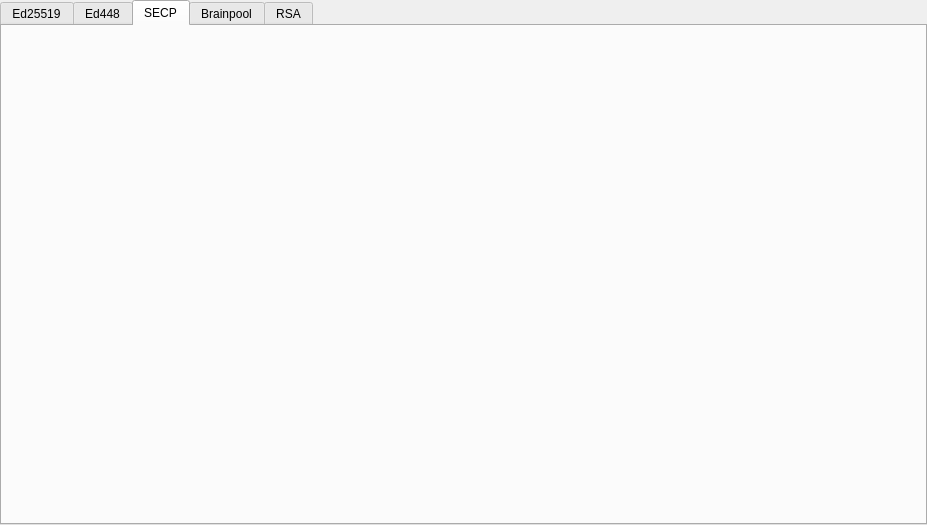
<?xml version="1.0" encoding="UTF-8"?>
<ui version="4.0">
 <class>UiDigitalSignatures</class>
 <widget class="QWidget" name="UiDigitalSignatures">
  <property name="geometry">
   <rect>
    <x>0</x>
    <y>0</y>
    <width>927</width>
    <height>525</height>
   </rect>
  </property>
  <property name="windowTitle">
   <string>DigitalSignatures</string>
  </property>
  <layout class="QGridLayout" name="gridLayout">
   <property name="leftMargin">
    <number>0</number>
   </property>
   <property name="topMargin">
    <number>0</number>
   </property>
   <property name="rightMargin">
    <number>0</number>
   </property>
   <property name="bottomMargin">
    <number>0</number>
   </property>
   <item row="0" column="0">
    <widget class="QTabWidget" name="tabWidget_Signature">
     <property name="currentIndex">
      <number>2</number>
     </property>
     <widget class="QWidget" name="tabName_ED25519">
      <attribute name="title">
       <string>Ed25519</string>
      </attribute>
      <layout class="QGridLayout" name="gridLayout_3">
       <item row="7" column="0" colspan="5">
        <widget class="QTextEdit" name="ed25529_textEdit_Message">
         <property name="font">
          <font>
           <family>Consolas</family>
          </font>
         </property>
        </widget>
       </item>
       <item row="10" column="0">
        <widget class="QPushButton" name="ed25519_pushButton_CalculateSignature">
         <property name="text">
          <string>Calculate signature</string>
         </property>
        </widget>
       </item>
       <item row="4" column="2">
        <widget class="QLabel" name="label_20">
         <property name="text">
          <string>* If private key already set, it will calculate public key for that.</string>
         </property>
        </widget>
       </item>
       <item row="4" column="4">
        <widget class="QComboBox" name="comboBox">
         <item>
          <property name="text">
           <string>32 bytes</string>
          </property>
         </item>
        </widget>
       </item>
       <item row="6" column="0" colspan="3">
        <widget class="QLabel" name="label_3">
         <property name="text">
          <string>Message (text to be signed or verified)</string>
         </property>
        </widget>
       </item>
       <item row="1" column="0" colspan="5">
        <widget class="QLineEdit" name="ed25529_textEdit_privateKey">
         <property name="font">
          <font>
           <family>Consolas</family>
          </font>
         </property>
         <property name="clearButtonEnabled">
          <bool>true</bool>
         </property>
        </widget>
       </item>
       <item row="2" column="0">
        <widget class="QLabel" name="ed25519_label_PublicKey">
         <property name="text">
          <string>Public key</string>
         </property>
        </widget>
       </item>
       <item row="4" column="3">
        <widget class="QLabel" name="label">
         <property name="text">
          <string>Private key size</string>
         </property>
         <property name="alignment">
          <set>Qt::AlignmentFlag::AlignRight|Qt::AlignmentFlag::AlignTrailing|Qt::AlignmentFlag::AlignVCenter</set>
         </property>
        </widget>
       </item>
       <item row="3" column="0" colspan="5">
        <widget class="QLineEdit" name="ed25529_textEdit_publicKey">
         <property name="font">
          <font>
           <family>Consolas</family>
          </font>
         </property>
         <property name="clearButtonEnabled">
          <bool>true</bool>
         </property>
        </widget>
       </item>
       <item row="4" column="1">
        <widget class="QPushButton" name="pushButton_Signature_ED25519_Clear">
         <property name="text">
          <string>Clear</string>
         </property>
        </widget>
       </item>
       <item row="8" column="0">
        <widget class="QLabel" name="label_4">
         <property name="text">
          <string>Signature</string>
         </property>
        </widget>
       </item>
       <item row="10" column="1">
        <widget class="QPushButton" name="ed25519_pushButton_VerifySignature">
         <property name="text">
          <string>Verify signature</string>
         </property>
        </widget>
       </item>
       <item row="4" column="0">
        <widget class="QPushButton" name="ed25519_pushButton_GenerateKeysPair">
         <property name="text">
          <string>Generate keys pair</string>
         </property>
        </widget>
       </item>
       <item row="9" column="0" colspan="5">
        <widget class="QLineEdit" name="ed25529_textEdit_Signature">
         <property name="enabled">
          <bool>true</bool>
         </property>
         <property name="font">
          <font>
           <family>Consolas</family>
          </font>
         </property>
         <property name="clearButtonEnabled">
          <bool>true</bool>
         </property>
        </widget>
       </item>
       <item row="0" column="0">
        <widget class="QLabel" name="ed25519_label_PrivateKey">
         <property name="text">
          <string notr="true">Private key</string>
         </property>
        </widget>
       </item>
      </layout>
     </widget>
     <widget class="QWidget" name="tab_ed448">
      <attribute name="title">
       <string>Ed448</string>
      </attribute>
     </widget>
     <widget class="QWidget" name="tab_secp">
      <attribute name="title">
       <string>SECP</string>
      </attribute>
      <layout class="QGridLayout" name="gridLayout_2">
       <property name="leftMargin">
        <number>0</number>
       </property>
       <property name="topMargin">
        <number>0</number>
       </property>
       <property name="rightMargin">
        <number>0</number>
       </property>
       <property name="bottomMargin">
        <number>0</number>
       </property>
       <item row="0" column="0">
        <widget class="UiDsaSECP" name="widget_UiDsaSecp" native="true"/>
       </item>
      </layout>
     </widget>
     <widget class="QWidget" name="tab_brainpool">
      <attribute name="title">
       <string>Brainpool</string>
      </attribute>
      <layout class="QGridLayout" name="gridLayout_5">
       <item row="0" column="0">
        <widget class="QLabel" name="brainpool_label_PrivateKey">
         <property name="text">
          <string notr="true">Private key</string>
         </property>
        </widget>
       </item>
       <item row="1" column="0" colspan="5">
        <widget class="QLineEdit" name="brainpool_textEdit_privateKey">
         <property name="font">
          <font>
           <family>Consolas</family>
          </font>
         </property>
         <property name="clearButtonEnabled">
          <bool>true</bool>
         </property>
        </widget>
       </item>
       <item row="2" column="0">
        <widget class="QLabel" name="brainpool_label_PublicKey">
         <property name="text">
          <string>Public key</string>
         </property>
        </widget>
       </item>
       <item row="3" column="0" colspan="5">
        <widget class="QLineEdit" name="brainpool_textEdit_publicKey">
         <property name="font">
          <font>
           <family>Consolas</family>
          </font>
         </property>
         <property name="clearButtonEnabled">
          <bool>true</bool>
         </property>
        </widget>
       </item>
       <item row="4" column="0">
        <widget class="QPushButton" name="brainpool_pushButton_GenerateKeysPair">
         <property name="text">
          <string>Generate keys pair</string>
         </property>
        </widget>
       </item>
       <item row="4" column="1">
        <widget class="QPushButton" name="brainpool_pushButton_Keys_Clear">
         <property name="text">
          <string>Clear</string>
         </property>
        </widget>
       </item>
       <item row="4" column="2">
        <widget class="QLabel" name="label_23">
         <property name="text">
          <string>* If private key already set, it will calculate public key for that.</string>
         </property>
        </widget>
       </item>
       <item row="4" column="3">
        <widget class="QLabel" name="label_10">
         <property name="text">
          <string>Curve name</string>
         </property>
         <property name="alignment">
          <set>Qt::AlignmentFlag::AlignRight|Qt::AlignmentFlag::AlignTrailing|Qt::AlignmentFlag::AlignVCenter</set>
         </property>
        </widget>
       </item>
       <item row="4" column="4">
        <widget class="QComboBox" name="brainpool_comboBox">
         <item>
          <property name="text">
           <string>brainpoolP160r1</string>
          </property>
         </item>
         <item>
          <property name="text">
           <string>brainpoolP192r1</string>
          </property>
         </item>
         <item>
          <property name="text">
           <string>brainpoolP224r1</string>
          </property>
         </item>
         <item>
          <property name="text">
           <string>brainpoolP256r1</string>
          </property>
         </item>
         <item>
          <property name="text">
           <string>brainpoolP320r1</string>
          </property>
         </item>
         <item>
          <property name="text">
           <string>brainpoolP384r1</string>
          </property>
         </item>
         <item>
          <property name="text">
           <string>brainpoolP512r1</string>
          </property>
         </item>
        </widget>
       </item>
       <item row="5" column="0" colspan="3">
        <widget class="QLabel" name="label_11">
         <property name="text">
          <string>Message (text to be signed or verified)</string>
         </property>
        </widget>
       </item>
       <item row="6" column="0" colspan="5">
        <widget class="QTextEdit" name="brainpool_textEdit_Message">
         <property name="font">
          <font>
           <family>Consolas</family>
          </font>
         </property>
        </widget>
       </item>
       <item row="7" column="0">
        <widget class="QLabel" name="label_12">
         <property name="text">
          <string>Signature</string>
         </property>
        </widget>
       </item>
       <item row="8" column="0" colspan="5">
        <widget class="QLineEdit" name="brainpool_textEdit_Signature">
         <property name="enabled">
          <bool>true</bool>
         </property>
         <property name="font">
          <font>
           <family>Consolas</family>
          </font>
         </property>
         <property name="clearButtonEnabled">
          <bool>true</bool>
         </property>
        </widget>
       </item>
       <item row="9" column="0">
        <widget class="QPushButton" name="brainpool_pushButton_CalculateSignature">
         <property name="text">
          <string>Calculate signature</string>
         </property>
        </widget>
       </item>
       <item row="9" column="1">
        <widget class="QPushButton" name="brainpool_pushButton_VerifySignature">
         <property name="text">
          <string>Verify signature</string>
         </property>
        </widget>
       </item>
      </layout>
     </widget>
     <widget class="QWidget" name="tabName_Signature_RSA">
      <attribute name="title">
       <string>RSA</string>
      </attribute>
     </widget>
    </widget>
   </item>
  </layout>
 </widget>
 <customwidgets>
  <customwidget>
   <class>UiDsaSECP</class>
   <extends>QWidget</extends>
   <header>UiDsaSECP.h</header>
   <container>1</container>
  </customwidget>
 </customwidgets>
 <resources/>
 <connections/>
</ui>
